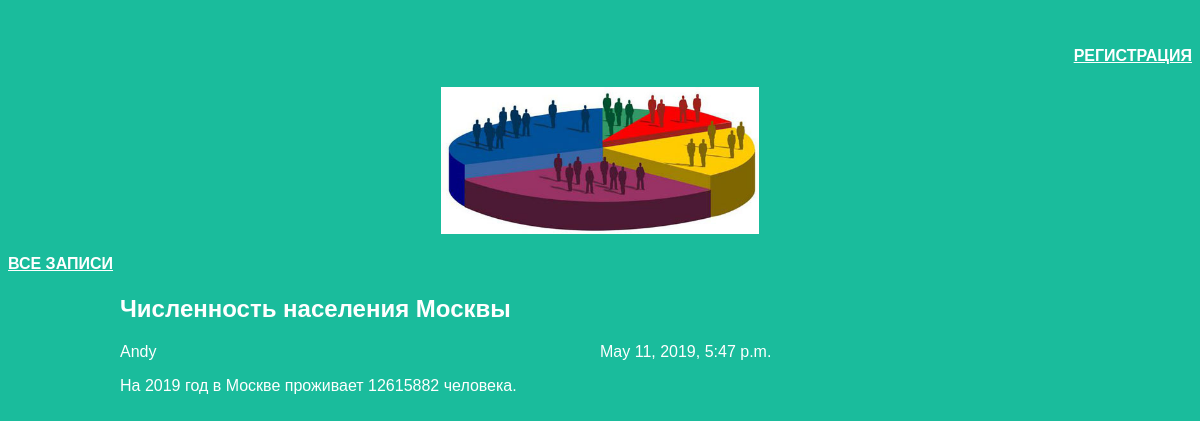
The app's page /article/1/ with its own data.
### articles/models.py (models this page shows, shortened)
class Article(models.Model):
    author = models.ForeignKey(User, on_delete=models.CASCADE)
    title = models.CharField(max_length=200)
    text = models.TextField()
    created_date = models.DateTimeField(default=timezone.now)

### articles/views.py (the view)
# urls.py: re_path(r'^article/(?P<article_id>\d+)/$', views.get_article,  name='get_article'),
def get_article(request, article_id):
    try:
        post = Article.objects.get(id=article_id)
        return render(request, 'article.html', {"post": post})
    except Article.DoesNotExist:
        raise Http404

### articles/templates/article.html (shortened to what this page needs)
﻿<!DOCTYPE html>
<html>
	<body>
	{% load staticfiles %}
		<div class="header">
                <h4 align="right">
                    <a href="{% url 'registration' %}">РЕГИСТРАЦИЯ</a>
                </h4>
			<img src="{% static "images/people.png" %}">
			<link rel="stylesheet" href="{% static 'css/article.css' %}">
			<h4>
                <a  href="{% url 'archive' %}">ВСЕ ЗАПИСИ</a>
            </h4>
		</div>
		<div class="archive">
				<div class="one-post">
					<h2 class="post-title">
						<div class="post-title">{{ post.title }}</div>
					</h2>
                        <div class="article-info">
						<div class="article-author">{{ post.author.username }}</div>
						<div class="article-createddate">{{ post.created_date }}</div>
					</div>
                    <p class="article-text">{{ post.text }}</p>
				</div>
		</div>
	</body>
</html>

### articles/static/css/article.css (style rules this page uses)
body { background: #1abc9c; font-family: Tahoma, Arial, sans-serif; color: #ffffff; }
.header img { display: block; width: 318px; margin-left: auto; margin-right: auto; }
h4 a { font-family: Arial; color: #ffffff; }
.archive { width: 960px; margin-left: auto; margin-right: auto; }
.article-author { width: 50%; float: left; }

### records on screen
Article: title "Численность населения Москвы", author.username "Andy", created_date "May 11, 2019, 5:47 p.m.", text "На 2019 год в Москве проживает 12615882 человека."
